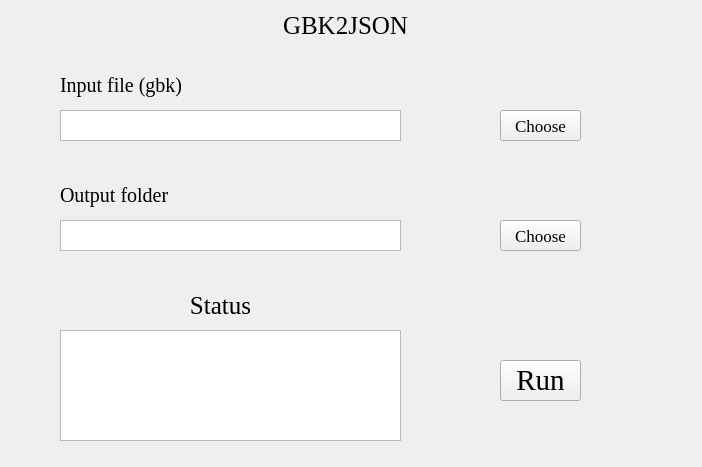
<?xml version="1.0" encoding="UTF-8"?>
<ui version="4.0">
 <class>Clustal</class>
 <widget class="QWidget" name="Clustal">
  <property name="geometry">
   <rect>
    <x>0</x>
    <y>0</y>
    <width>702</width>
    <height>467</height>
   </rect>
  </property>
  <property name="windowTitle">
   <string>Form</string>
  </property>
  <property name="styleSheet">
   <string notr="true">background-image: url(D:/Documents/Desktop/bb.png)</string>
  </property>
  <widget class="QLabel" name="label">
   <property name="geometry">
    <rect>
     <x>260</x>
     <y>10</y>
     <width>171</width>
     <height>31</height>
    </rect>
   </property>
   <property name="font">
    <font>
     <family>Times New Roman</family>
     <pointsize>19</pointsize>
    </font>
   </property>
   <property name="text">
    <string>GBK2JSON</string>
   </property>
   <property name="alignment">
    <set>Qt::AlignCenter</set>
   </property>
  </widget>
  <widget class="QLabel" name="label_2">
   <property name="geometry">
    <rect>
     <x>60</x>
     <y>70</y>
     <width>301</width>
     <height>31</height>
    </rect>
   </property>
   <property name="font">
    <font>
     <family>Times New Roman</family>
     <pointsize>15</pointsize>
    </font>
   </property>
   <property name="text">
    <string>Input file (gbk)</string>
   </property>
   <property name="alignment">
    <set>Qt::AlignLeading|Qt::AlignLeft|Qt::AlignVCenter</set>
   </property>
  </widget>
  <widget class="QTextBrowser" name="textBrowser_2">
   <property name="geometry">
    <rect>
     <x>60</x>
     <y>110</y>
     <width>341</width>
     <height>31</height>
    </rect>
   </property>
   <property name="styleSheet">
    <string notr="true">background-image: url(D:/Documents/Desktop/white.png)</string>
   </property>
  </widget>
  <widget class="QLabel" name="label_3">
   <property name="geometry">
    <rect>
     <x>60</x>
     <y>180</y>
     <width>161</width>
     <height>31</height>
    </rect>
   </property>
   <property name="font">
    <font>
     <family>Times New Roman</family>
     <pointsize>15</pointsize>
    </font>
   </property>
   <property name="text">
    <string>Output folder</string>
   </property>
   <property name="alignment">
    <set>Qt::AlignLeading|Qt::AlignLeft|Qt::AlignVCenter</set>
   </property>
  </widget>
  <widget class="QTextBrowser" name="textBrowser_3">
   <property name="geometry">
    <rect>
     <x>60</x>
     <y>220</y>
     <width>341</width>
     <height>31</height>
    </rect>
   </property>
   <property name="styleSheet">
    <string notr="true">background-image: url(D:/Documents/Desktop/white.png)</string>
   </property>
  </widget>
  <widget class="QPushButton" name="pushButton_2">
   <property name="geometry">
    <rect>
     <x>500</x>
     <y>110</y>
     <width>81</width>
     <height>31</height>
    </rect>
   </property>
   <property name="font">
    <font>
     <family>Times New Roman</family>
     <pointsize>13</pointsize>
    </font>
   </property>
   <property name="text">
    <string>Choose</string>
   </property>
  </widget>
  <widget class="QPushButton" name="pushButton_3">
   <property name="geometry">
    <rect>
     <x>500</x>
     <y>220</y>
     <width>81</width>
     <height>31</height>
    </rect>
   </property>
   <property name="font">
    <font>
     <family>Times New Roman</family>
     <pointsize>13</pointsize>
    </font>
   </property>
   <property name="text">
    <string>Choose</string>
   </property>
  </widget>
  <widget class="QTextBrowser" name="textBrowser">
   <property name="geometry">
    <rect>
     <x>60</x>
     <y>330</y>
     <width>341</width>
     <height>111</height>
    </rect>
   </property>
   <property name="styleSheet">
    <string notr="true">background-image: url(D:/Documents/Desktop/white.png)</string>
   </property>
  </widget>
  <widget class="QLabel" name="label_4">
   <property name="geometry">
    <rect>
     <x>140</x>
     <y>290</y>
     <width>161</width>
     <height>31</height>
    </rect>
   </property>
   <property name="font">
    <font>
     <family>Times New Roman</family>
     <pointsize>19</pointsize>
    </font>
   </property>
   <property name="text">
    <string>Status</string>
   </property>
   <property name="alignment">
    <set>Qt::AlignCenter</set>
   </property>
  </widget>
  <widget class="QPushButton" name="pushButton">
   <property name="geometry">
    <rect>
     <x>500</x>
     <y>360</y>
     <width>81</width>
     <height>41</height>
    </rect>
   </property>
   <property name="font">
    <font>
     <family>Times New Roman</family>
     <pointsize>22</pointsize>
    </font>
   </property>
   <property name="styleSheet">
    <string notr="true">background-image: url(D:/Documents/Desktop/white.png)</string>
   </property>
   <property name="text">
    <string>Run</string>
   </property>
  </widget>
 </widget>
 <resources/>
 <connections/>
</ui>
